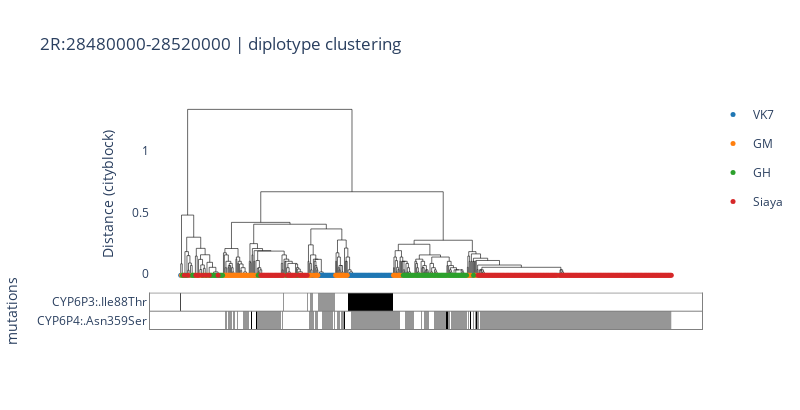

Here is the notebook cell this chart was saved with:
### Code cell
plot_diplotype_clustering(vcf_path, region, df_samples=None, distance_metric=distance_metric, leaf_color=leaf_color, non_synonymous=non_synonymous, snp_filter_min_maf=snp_filter_min_maf)

### Figure 1 — Plotly figure (JSON) as saved in the notebook; plotly's stock layout.template omitted (floating-point values rounded to 4 significant figures; data arrays with more than 128 entries replaced by an {"elided": "..."} marker saying what was removed)
{"data": [{"hovertemplate": "x=%{x}<br>y=%{y}<extra></extra>", "legendgroup": "", "line": {"color": "black", "dash": "solid", "width": 0.6}, "marker": {"size": 5, "symbol": "circle"}, "mode": "lines", "name": "", "orientation": "v", "showlegend": false, "type": "scatter", "x": {"elided": "2755 float values"}, "xaxis": "x", "y": {"elided": "2755 float values"}, "yaxis": "y"}, {"customdata": {"elided": "96x3 str values"}, "hovertemplate": "<b>%{hovertext}</b><br><br>location=%{customdata[0]}<br>x=%{x}<br>y=%{y}<br>taxon=%{customdata[1]}<br>sample_id=%{customdata[2]}<extra></extra>", "hovertext": ["VK7_alive_31", "VK7_alive_29", "VK7_dead_28_dil", "VK7_dead_04_dil", "VK7_alive_13", "VK7_Negative", "VK7_dead_25", "VK7_alive_27", "VK7_alive_23", "VK7_dead_16_dil", "VK7_alive_09", "VK7_alive_17", "VK7_alive_39", "VK7_dead_31", "VK7_alive_46", "VK7_alive_33", "VK7_dead_40", "VK7_alive_26", "VK7_alive_15", "VK7_alive_24", "VK7_alive_40", "VK7_alive_37", "VK7_dead_28", "VK7_alive_25", "VK7_alive_22", "VK7_dead_21", "VK7_dead_19", "VK7_dead_16", "VK7_dead_15", "VK7_dead_11", "VK7_dead_09", "VK7_dead_07", "VK7_alive_06", "VK7_alive_01", "VK7_alive_04", "VK7_dead_34_dil", "VK7_dead_10", "VK7_dead_41", "VK7_dead_08", "VK7_dead_20", "VK7_alive_47", "VK7_alive_45", "VK7_alive_44", "VK7_alive_43", "VK7_dead_42", "VK7_dead_39", "VK7_dead_38", "VK7_alive_42", "VK7_alive_41", "VK7_alive_38", "VK7_dead_37", "VK7_dead_36", "VK7_dead_35", "VK7_dead_34", "VK7_dead_33", "VK7_alive_36", "VK7_alive_35", "VK7_alive_34", "VK7_alive_32", "VK7_dead_32", "VK7_dead_30", "VK7_dead_29", "VK7_alive_30", "VK7_dead_27", "VK7_dead_26", "VK7_dead_24", "VK7_dead_23", "VK7_alive_20", "VK7_alive_19", "VK7_dead_22", "VK7_dead_18", "VK7_alive_18", "VK7_alive_16", "VK7_alive_14", "VK7_dead_17", "VK7_dead_14", "VK7_alive_12", "VK7_alive_10", "VK7_alive_08", "VK7_alive_07", "VK7_dead_12", "VK7_dead_06", "VK7_dead_05", "VK7_dead_04", "VK7_dead_03", "VK7_dead_01", "VK7_dead_02", "VK7_alive_28", "VK7_alive_21", "VK7_alive_03", "VK7_alive_11", "VK7_alive_05", "VK7_alive_02", "VK7_dead_10_dil", "VK7_dead_22_dil", "VK7_dead_13"], "legendgroup": "VK7", "line": {"color": "black", "width": 0.6}, "marker": {"color": "#1F77B4", "size": 5, "symbol": "circle"}, "mode": "markers", "name": "VK7", "orientation": "v", "showlegend": true, "type": "scatter", "x": [0, 7, 10, 11, 23, 41, 77, 83, 85, 116, 118, 141, 144, 147, 148, 150, 155, 156, 157, 158, 159, 160, 161, 162, 163, 164, 165, 166, 167, 168, 169, 170, 171, 172, 173, 185, 188, 189, 190, 191, 192, 193, 194, 195, 196, 197, 198, 199, 200, 201, 202, 203, 204, 205, 206, 207, 208, 209, 210, 211, 212, 213, 214, 215, 216, 217, 218, 219, 220, 221, 222, 223, 224, 225, 226, 227, 228, 229, 230, 231, 232, 233, 234, 235, 236, 237, 238, 243, 247, 248, 325, 327, 328, 332, 423, 425], "xaxis": "x", "y": [-0.01, -0.01, -0.01, -0.01, -0.01, -0.01, -0.01, -0.01, -0.01, -0.01, -0.01, -0.01, -0.01, -0.01, -0.01, -0.01, -0.01, -0.01, -0.01, -0.01, -0.01, -0.01, -0.01, -0.01, -0.01, -0.01, -0.01, -0.01, -0.01, -0.01, -0.01, -0.01, -0.01, -0.01, -0.01, -0.01, -0.01, -0.01, -0.01, -0.01, -0.01, -0.01, -0.01, -0.01, -0.01, -0.01, -0.01, -0.01, -0.01, -0.01, -0.01, -0.01, -0.01, -0.01, -0.01, -0.01, -0.01, -0.01, -0.01, -0.01, -0.01, -0.01, -0.01, -0.01, -0.01, -0.01, -0.01, -0.01, -0.01, -0.01, -0.01, -0.01, -0.01, -0.01, -0.01, -0.01, -0.01, -0.01, -0.01, -0.01, -0.01, -0.01, -0.01, -0.01, -0.01, -0.01, -0.01, -0.01, -0.01, -0.01, -0.01, -0.01, -0.01, -0.01, -0.01, -0.01], "yaxis": "y"}, {"customdata": {"elided": "96x3 str values"}, "hovertemplate": "<b>%{hovertext}</b><br><br>location=%{customdata[0]}<br>x=%{x}<br>y=%{y}<br>taxon=%{customdata[1]}<br>sample_id=%{customdata[2]}<extra></extra>", "hovertext": ["GM_72", "GM_96", "GM_61", "GM_09", "GM_12", "GM_15", "GM_74", "GM_48", "GM_24", "GM_28", "GM_93", "GM_84", "GM_91", "GM_85", "GM_51", "GM_05", "GM_88", "GM_20", "GM_47", "GM_13", "GM_59", "GM_44", "GM_19", "GM_50", "GM_32", "GM_45", "GM_56", "GM_92", "GM_46", "GM_78", "GM_38", "GM_75", "GM_16", "GM_83", "GM_69", "GM_04", "GM_26", "GM_41", "GM_40", "GM_35", "GM_37", "GM_02", "GM_94", "GM_80", "GM_95", "GM_33", "GM_42", "GM_43", "GM_73", "GM_11", "GM_79", "GM_18", "GM_06", "GM_17", "GM_49", "GM_55", "GM_31", "GM_62", "GM_34", "GM_03", "GM_14", "GM_23", "GM_67", "GM_68", "GM_58", "GM_53", "GM_30", "GM_81", "GM_66", "GM_64", "GM_22", "GM_89", "GM_82", "GM_36", "GM_52", "GM_57", "GM_63", "GM_60", "GM_76", "GM_01", "GM_54", "GM_27", "GM_08", "GM_90", "GM_65", "GM_77", "GM_39", "GM_70", "GM_29", "GM_87", "GM_21", "GM_10", "GM_07", "GM_25", "GM_71", "GM_86"], "legendgroup": "GM", "line": {"color": "black", "width": 0.6}, "marker": {"color": "#FF7F0E", "size": 5, "symbol": "circle"}, "mode": "markers", "name": "GM", "orientation": "v", "showlegend": true, "type": "scatter", "x": [1, 9, 12, 16, 18, 21, 22, 26, 27, 30, 31, 36, 48, 49, 50, 51, 52, 53, 54, 55, 56, 57, 58, 59, 60, 61, 62, 63, 64, 65, 66, 67, 68, 69, 70, 71, 72, 73, 74, 75, 76, 78, 79, 80, 81, 82, 84, 86, 88, 117, 127, 132, 135, 138, 143, 145, 146, 149, 151, 152, 153, 154, 174, 175, 176, 177, 178, 179, 180, 181, 182, 183, 184, 186, 187, 239, 240, 241, 242, 244, 245, 246, 249, 263, 270, 282, 287, 300, 322, 323, 324, 326, 330, 331, 333, 424], "xaxis": "x", "y": [-0.01, -0.01, -0.01, -0.01, -0.01, -0.01, -0.01, -0.01, -0.01, -0.01, -0.01, -0.01, -0.01, -0.01, -0.01, -0.01, -0.01, -0.01, -0.01, -0.01, -0.01, -0.01, -0.01, -0.01, -0.01, -0.01, -0.01, -0.01, -0.01, -0.01, -0.01, -0.01, -0.01, -0.01, -0.01, -0.01, -0.01, -0.01, -0.01, -0.01, -0.01, -0.01, -0.01, -0.01, -0.01, -0.01, -0.01, -0.01, -0.01, -0.01, -0.01, -0.01, -0.01, -0.01, -0.01, -0.01, -0.01, -0.01, -0.01, -0.01, -0.01, -0.01, -0.01, -0.01, -0.01, -0.01, -0.01, -0.01, -0.01, -0.01, -0.01, -0.01, -0.01, -0.01, -0.01, -0.01, -0.01, -0.01, -0.01, -0.01, -0.01, -0.01, -0.01, -0.01, -0.01, -0.01, -0.01, -0.01, -0.01, -0.01, -0.01, -0.01, -0.01, -0.01, -0.01, -0.01], "yaxis": "y"}, {"customdata": {"elided": "96x3 str values"}, "hovertemplate": "<b>%{hovertext}</b><br><br>location=%{customdata[0]}<br>x=%{x}<br>y=%{y}<br>taxon=%{customdata[1]}<br>sample_id=%{customdata[2]}<extra></extra>", "hovertext": ["GH_24", "GH_92", "GH_07", "GH_89", "GH_90", "GH_72", "GH_Negative", "GH_31", "GH_48", "GH_20", "GH_03", "GH_08", "GH_94", "GH_36", "GH_09", "GH_12", "GH_84", "GH_60", "GH_71", "GH_11", "GH_23", "GH_21", "GH_73", "GH_80_low_vol", "GH_62", "GH_37", "GH_56", "GH_10", "GH_25", "GH_52", "GH_02", "GH_45", "GH_64", "GH_65_low_vol", "GH_61", "GH_54", "GH_34", "GH_06", "GH_14", "GH_16", "GH_46", "GH_69", "GH_87", "GH_32", "GH_58", "GH_59", "GH_38", "GH_41", "GH_43", "GH_82", "GH_35", "GH_01", "GH_50", "GH_57", "GH_04", "GH_29", "GH_55", "GH_81", "GH_74", "GH_17", "GH_95", "GH_88", "GH_83", "GH_78", "GH_68", "GH_63", "GH_51", "GH_47", "GH_44", "GH_19", "GH_28", "GH_70", "GH_77", "GH_86", "GH_42", "GH_93", "GH_05", "GH_75", "GH_91", "GH_79", "GH_76", "GH_67", "GH_40_low_vol", "GH_39", "GH_27", "GH_33", "GH_26", "GH_22", "GH_66", "GH_49", "GH_30", "GH_13", "GH_15", "GH_53", "GH_18", "GH_85"], "legendgroup": "GH", "line": {"color": "black", "width": 0.6}, "marker": {"color": "#2CA02C", "size": 5, "symbol": "circle"}, "mode": "markers", "name": "GH", "orientation": "v", "showlegend": true, "type": "scatter", "x": [2, 3, 5, 6, 13, 14, 15, 25, 29, 33, 34, 35, 37, 38, 39, 40, 43, 44, 45, 46, 47, 87, 89, 119, 130, 131, 250, 251, 252, 253, 254, 255, 256, 257, 258, 259, 260, 261, 262, 264, 265, 266, 267, 268, 269, 271, 272, 273, 274, 275, 276, 277, 278, 279, 280, 281, 283, 284, 285, 286, 288, 289, 290, 291, 292, 293, 294, 295, 296, 297, 298, 299, 301, 302, 303, 304, 305, 306, 307, 308, 309, 310, 311, 312, 313, 314, 315, 316, 317, 318, 319, 320, 321, 329, 335, 339], "xaxis": "x", "y": [-0.01, -0.01, -0.01, -0.01, -0.01, -0.01, -0.01, -0.01, -0.01, -0.01, -0.01, -0.01, -0.01, -0.01, -0.01, -0.01, -0.01, -0.01, -0.01, -0.01, -0.01, -0.01, -0.01, -0.01, -0.01, -0.01, -0.01, -0.01, -0.01, -0.01, -0.01, -0.01, -0.01, -0.01, -0.01, -0.01, -0.01, -0.01, -0.01, -0.01, -0.01, -0.01, -0.01, -0.01, -0.01, -0.01, -0.01, -0.01, -0.01, -0.01, -0.01, -0.01, -0.01, -0.01, -0.01, -0.01, -0.01, -0.01, -0.01, -0.01, -0.01, -0.01, -0.01, -0.01, -0.01, -0.01, -0.01, -0.01, -0.01, -0.01, -0.01, -0.01, -0.01, -0.01, -0.01, -0.01, -0.01, -0.01, -0.01, -0.01, -0.01, -0.01, -0.01, -0.01, -0.01, -0.01, -0.01, -0.01, -0.01, -0.01, -0.01, -0.01, -0.01, -0.01, -0.01, -0.01], "yaxis": "y"}, {"customdata": {"elided": "264x3 str values"}, "hovertemplate": "<b>%{hovertext}</b><br><br>location=%{customdata[0]}<br>x=%{x}<br>y=%{y}<br>taxon=%{customdata[1]}<br>sample_id=%{customdata[2]}<extra></extra>", "hovertext": {"elided": "264 str values"}, "legendgroup": "Siaya", "line": {"color": "black", "width": 0.6}, "marker": {"color": "#D62728", "size": 5, "symbol": "circle"}, "mode": "markers", "name": "Siaya", "orientation": "v", "showlegend": true, "type": "scatter", "x": {"elided": "264 int values"}, "xaxis": "x", "y": {"elided": "264 float values"}, "yaxis": "y"}, {"colorscale": [[0, "rgb(255,255,255)"], [0.125, "rgb(240,240,240)"], [0.25, "rgb(217,217,217)"], [0.375, "rgb(189,189,189)"], [0.5, "rgb(150,150,150)"], [0.625, "rgb(115,115,115)"], [0.75, "rgb(82,82,82)"], [0.875, "rgb(37,37,37)"], [1, "rgb(0,0,0)"]], "showlegend": false, "showscale": false, "type": "heatmap", "xaxis": "x2", "y": ["CYP6P4:.Asn359Ser", "CYP6P3:.Ile88Thr"], "yaxis": "y2", "z": {"elided": "2x552 int values"}}], "layout": {"height": 410, "hovermode": "closest", "plot_bgcolor": "white", "shapes": [{"line": {"color": "grey", "width": 1}, "type": "line", "x0": 0, "x1": 1, "xref": "x2 domain", "y0": -0.5, "y1": -0.5, "yref": "y2"}, {"line": {"color": "grey", "width": 1}, "type": "line", "x0": 0, "x1": 1, "xref": "x2 domain", "y0": 0.5, "y1": 0.5, "yref": "y2"}, {"line": {"color": "grey", "width": 1}, "type": "line", "x0": 0, "x1": 1, "xref": "x2 domain", "y0": 1.5, "y1": 1.5, "yref": "y2"}], "title": {"text": "2R:28480000-28520000 | diplotype clustering"}, "width": 800, "xaxis": {"anchor": "y", "domain": [0, 1], "matches": "x2", "range": [0, 552], "showticklabels": false, "visible": false}, "xaxis2": {"anchor": "y2", "domain": [0, 1], "linecolor": "grey", "linewidth": 1, "mirror": true, "showline": true, "visible": false}, "yaxis": {"anchor": "x", "domain": [0.1833, 1], "title": {"text": "Distance (cityblock)"}}, "yaxis2": {"anchor": "x2", "domain": [0, 0.1633], "linecolor": "grey", "linewidth": 1, "mirror": true, "showline": true, "title": {"text": "mutations"}}}}
